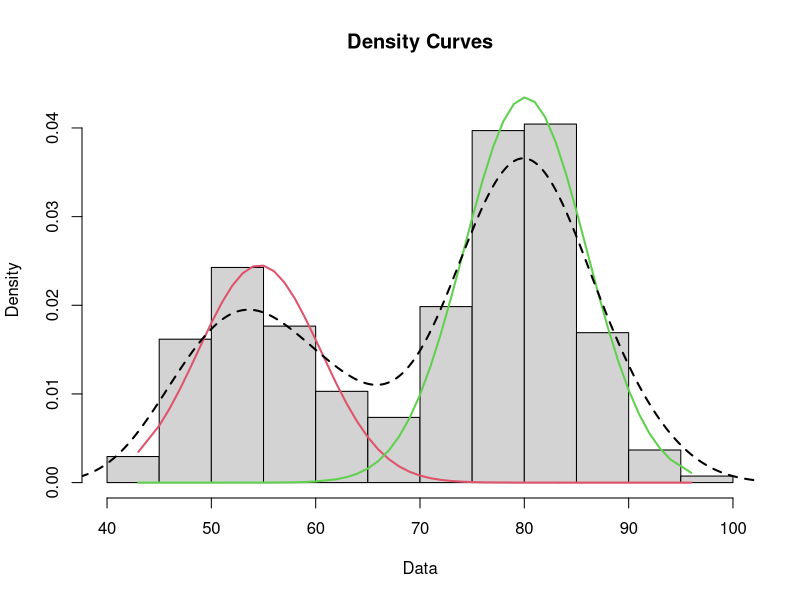

The R script that drew this image:
#from http://www.r-bloggers.com/fitting-mixture-distributions-with-the-r-package-mixtools/

library(mixtools)
wait = faithful$waiting
mixmdl = normalmixEM(wait)
plot(mixmdl,which=2)
#can add multiple lines with this function
lines(density(wait), lty=2, lwd=2)
